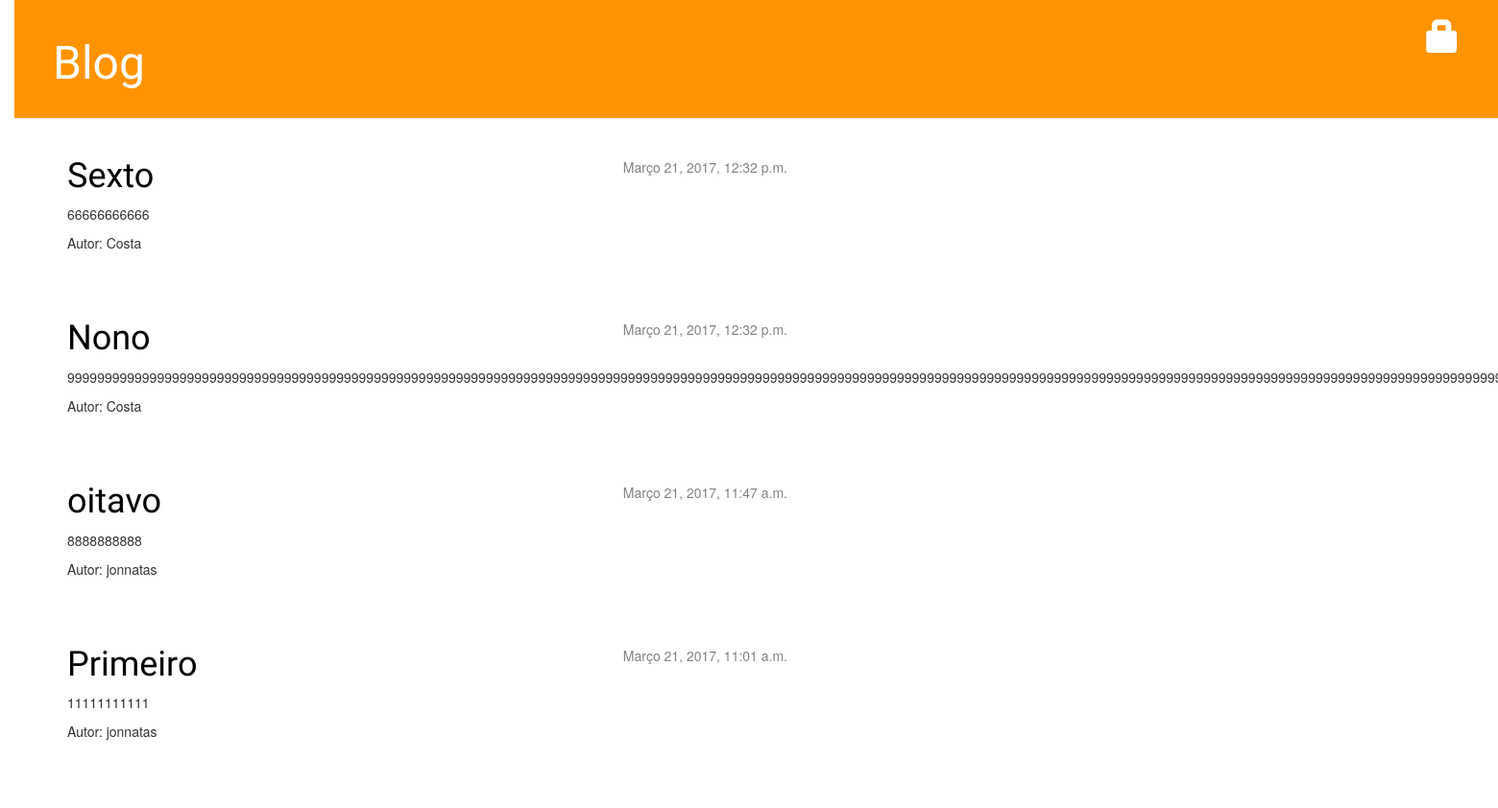
Before: / with the older database file.
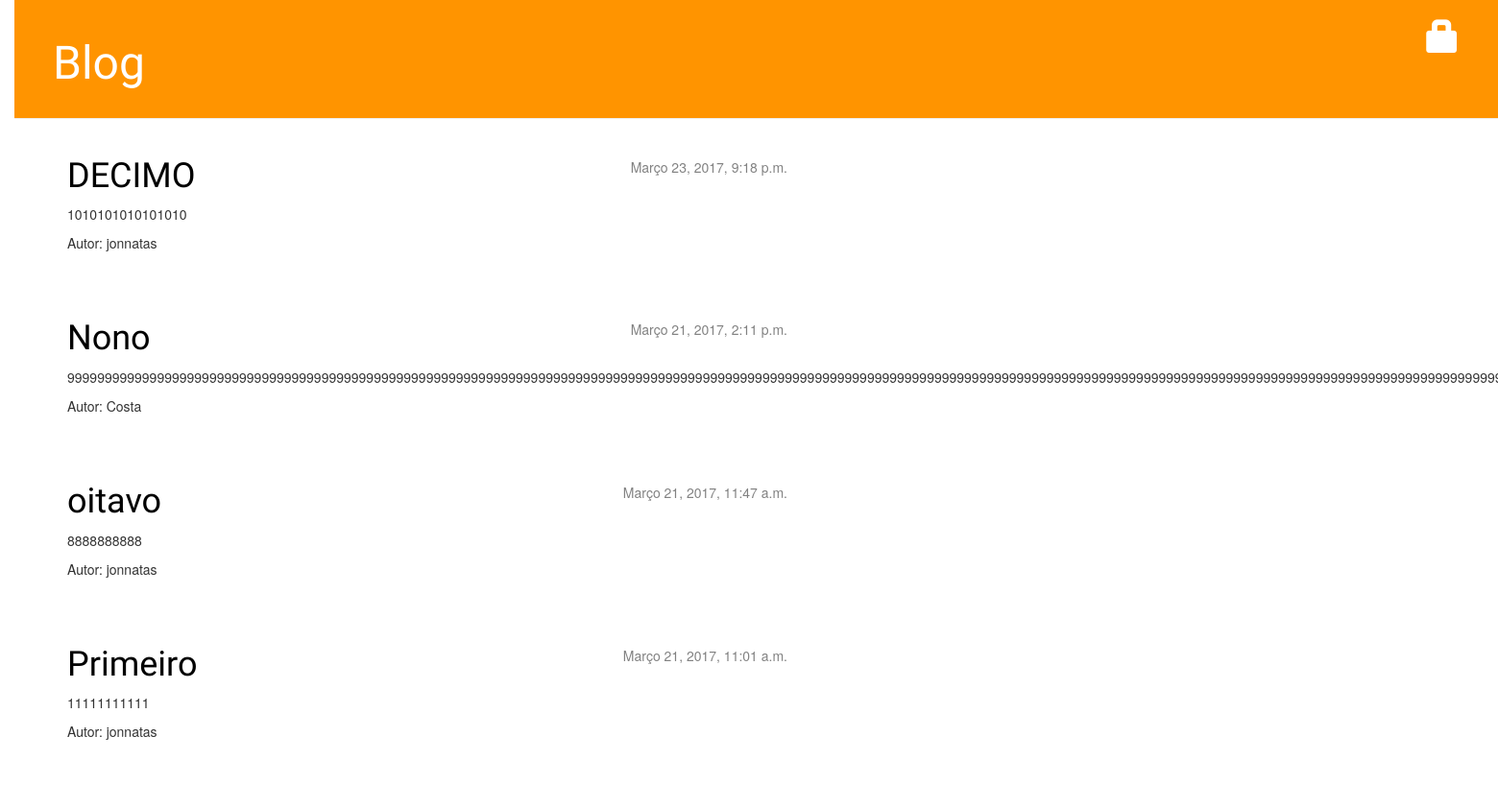
After: the same page with the newer database file.
### blog/models.py (models this page shows, shortened)
class Post(models.Model):
    author = models.ForeignKey('auth.User')
    title = models.CharField(max_length=200)
    text = models.TextField()
    created_date = models.DateTimeField(default=timezone.now)
    published_date = models.DateTimeField(blank=True, null=True)
    image = models.ImageField(upload_to='uploads/%Y/%m/%d/', blank=True, null=True)

### blog/views.py (the view)
# urls.py: url(r'^$', views.post_list, name='postlist'),
def post_list(request):
    posts = Post.objects.filter(published_date__lte=timezone.now()).order_by('-published_date')
    context = {'posts' : posts}
    return render(request, 'blog/post_list.html', context)

### blog/templates/blog/post_list.html
{% extends 'blog/base.html' %}
{% block content %}
{% for post in posts %}
<div class="post">
	<div class="date">
		{{ post.published_date }}
	</div>
	<h1><a href="{% url 'blog:postdetail' pk=post.pk %}">{{ post.title }}</a></h1>
	<p>{{ post.text|linebreaksbr }}</p>
	<p> Autor: {{post.author}}</p>
</div>
{% endfor %}
{% endblock content %}

### blog/templates/blog/base.html (shortened to what this page needs)
{% load staticfiles %}
<html>
	<head>
		<link rel="stylesheet" href="//maxcdn.bootstrapcdn.com/bootstrap/3.2.0/css/bootstrap.min.css">
		<link rel="stylesheet" href="//maxcdn.bootstrapcdn.com/bootstrap/3.2.0/css/bootstrap-theme.min.css">
		<link rel="stylesheet" href="{% static 'css/blog.css' %}">
	</head>
	<body>
		<div class="page-header">
			{% if user.is_authenticated %}
				<a href="{% url 'blog:post_new' %}" class="top-menu"><span class="glyphicon glyphicon-plus"></span></a>
				<p class="top-menu">Ola! {{ user.username }} <small>(<a href="{% url 'logout' %}">Sair</a>)</small></p>
			{% else  %}
				<a href="{% url 'login' %}" class="top-menu"><span class="glyphicon glyphicon-lock"></span></a>
			{% endif %}
			<h1><a href="/">Blog</a></h1>
		</div>
		<div class="content container">
			<div class="row">
				<div class="col-md-8">
					{% block content %}
					{% endblock %}
				</div>
			</div>
		</div>
	</body>
</html>

### blog/static/css/blog.css (style rules this page uses)
body { padding-left: 15px; }
h1 a { color: #FCA205; }
.page-header { background-color: #ff9400; margin-top: 0; padding: 20px 20px 20px 40px; }
.page-header h1, .page-header h1 a, .page-header h1 a:visited, .page-header h1 a:active { color: #ffffff; font-size: 36pt; text-decoration: none; }
.content { margin-left: 40px; }
h1, h2, h3, h4 { font-family: 'Lobster', cursive; }
.date { float: right; color: #828282; }
.top-menu, .top-menu:hover, .top-menu:visited { color: #ffffff; float: right; font-size: 26pt; margin-right: 20px; }
.post { margin-bottom: 70px; }
.post h1 a, .post h1 a:visited { color: #000000; }

Changed rows visible on the page:
removed Post: published_date "Março 21, 2017, 12:32 p.m.", title "Sexto", text "66666666666", author "Costa"
added Post: published_date "Março 23, 2017, 9:18 p.m.", title "DECIMO", text "1010101010101010", author "jonnatas"
changed Post "Nono": published_date "Março 21, 2017, 12:32 p.m." → "Março 21, 2017, 2:11 p.m."
